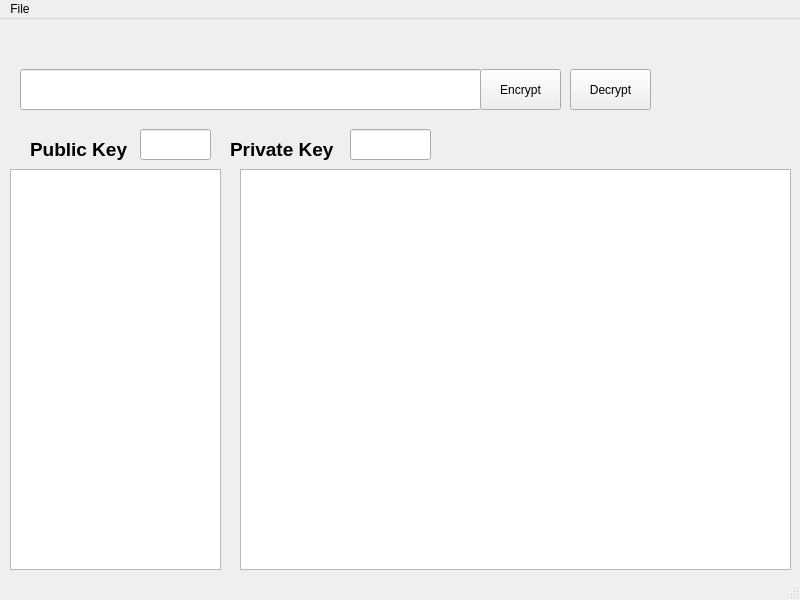
<?xml version="1.0" encoding="UTF-8"?>
<ui version="4.0">
 <class>MainWindow</class>
 <widget class="QMainWindow" name="MainWindow">
  <property name="geometry">
   <rect>
    <x>0</x>
    <y>0</y>
    <width>800</width>
    <height>600</height>
   </rect>
  </property>
  <property name="windowTitle">
   <string>MainWindow</string>
  </property>
  <widget class="QWidget" name="centralwidget">
   <widget class="QListView" name="listView">
    <property name="geometry">
     <rect>
      <x>10</x>
      <y>150</y>
      <width>211</width>
      <height>401</height>
     </rect>
    </property>
   </widget>
   <widget class="QPlainTextEdit" name="plainTextEdit">
    <property name="geometry">
     <rect>
      <x>240</x>
      <y>150</y>
      <width>551</width>
      <height>401</height>
     </rect>
    </property>
   </widget>
   <widget class="QLineEdit" name="lineEdit">
    <property name="geometry">
     <rect>
      <x>20</x>
      <y>50</y>
      <width>461</width>
      <height>41</height>
     </rect>
    </property>
   </widget>
   <widget class="QPushButton" name="pushButton">
    <property name="geometry">
     <rect>
      <x>480</x>
      <y>50</y>
      <width>81</width>
      <height>41</height>
     </rect>
    </property>
    <property name="text">
     <string>Encrypt</string>
    </property>
   </widget>
   <widget class="QPushButton" name="pushButton_2">
    <property name="geometry">
     <rect>
      <x>570</x>
      <y>50</y>
      <width>81</width>
      <height>41</height>
     </rect>
    </property>
    <property name="text">
     <string>Decrypt</string>
    </property>
   </widget>
   <widget class="QLineEdit" name="lineEdit_2">
    <property name="geometry">
     <rect>
      <x>140</x>
      <y>110</y>
      <width>71</width>
      <height>31</height>
     </rect>
    </property>
   </widget>
   <widget class="QLineEdit" name="lineEdit_3">
    <property name="geometry">
     <rect>
      <x>350</x>
      <y>110</y>
      <width>81</width>
      <height>31</height>
     </rect>
    </property>
   </widget>
   <widget class="QLabel" name="label">
    <property name="geometry">
     <rect>
      <x>30</x>
      <y>120</y>
      <width>101</width>
      <height>21</height>
     </rect>
    </property>
    <property name="font">
     <font>
      <pointsize>14</pointsize>
      <weight>75</weight>
      <bold>true</bold>
     </font>
    </property>
    <property name="text">
     <string>Public Key</string>
    </property>
   </widget>
   <widget class="QLabel" name="label_2">
    <property name="geometry">
     <rect>
      <x>230</x>
      <y>120</y>
      <width>111</width>
      <height>21</height>
     </rect>
    </property>
    <property name="font">
     <font>
      <pointsize>14</pointsize>
      <weight>75</weight>
      <bold>true</bold>
     </font>
    </property>
    <property name="text">
     <string>Private Key</string>
    </property>
   </widget>
  </widget>
  <widget class="QMenuBar" name="menubar">
   <property name="geometry">
    <rect>
     <x>0</x>
     <y>0</y>
     <width>800</width>
     <height>21</height>
    </rect>
   </property>
   <widget class="QMenu" name="menuFile">
    <property name="title">
     <string>File</string>
    </property>
    <addaction name="actionOpen"/>
   </widget>
   <addaction name="menuFile"/>
  </widget>
  <widget class="QStatusBar" name="statusbar"/>
  <action name="actionOpen">
   <property name="text">
    <string>Open</string>
   </property>
  </action>
 </widget>
 <resources/>
 <connections/>
</ui>
